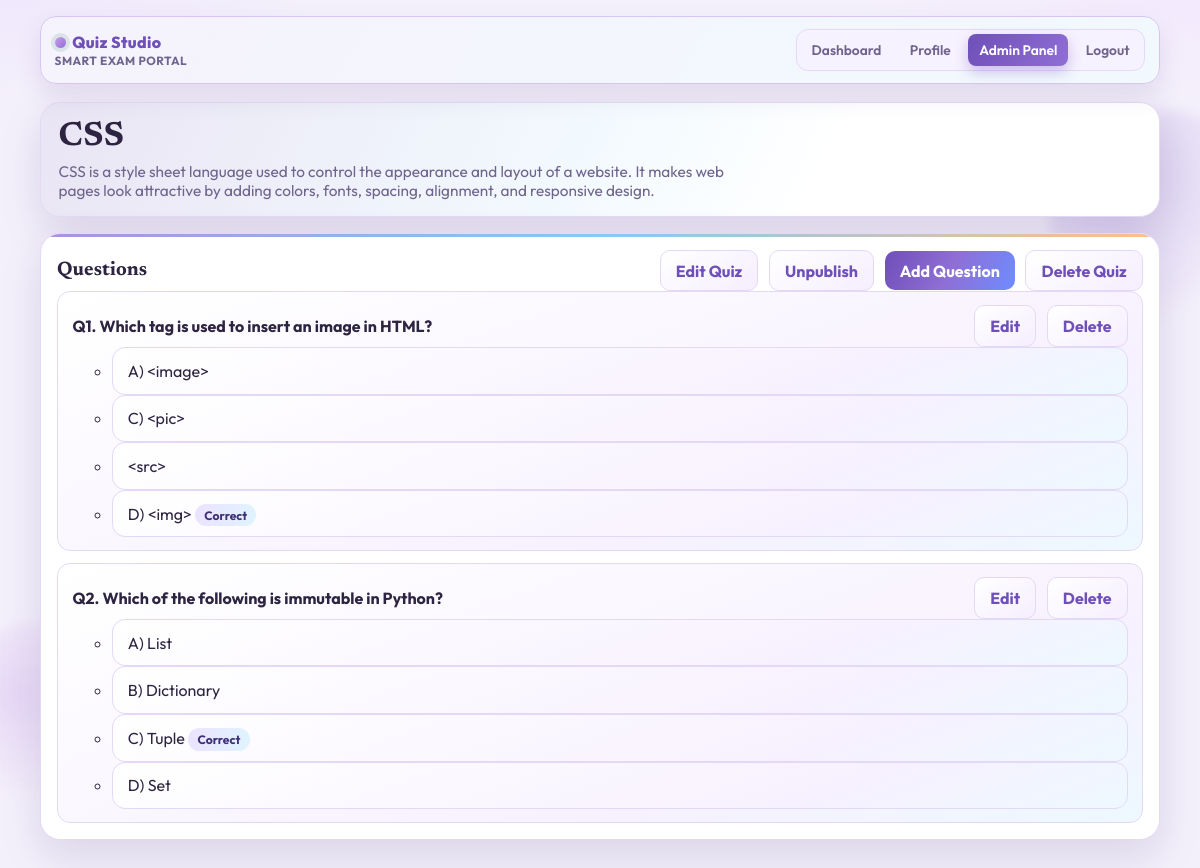
The page /admin-panel/quizzes/1/ (signed in) on the database its author committed.
### Quiz/models.py (models this page shows, shortened)
class Quiz(models.Model):
    title = models.CharField(max_length=200)
    description = models.TextField(blank=True)
    is_published = models.BooleanField(default=False)

class Question(models.Model):
    quiz = models.ForeignKey(Quiz, on_delete=models.CASCADE, related_name="questions")
    question = models.TextField()

class Option(models.Model):
    question = models.ForeignKey(Question, on_delete=models.CASCADE, related_name="options")
    option = models.CharField(max_length=300)
    is_correct = models.BooleanField(default=False)

### Quiz/views.py (the view)
# urls.py: path("admin-panel/quizzes/<int:quiz_id>/", views.admin_quiz_detail_view, name="admin_quiz_detail"),
@never_cache
def admin_quiz_detail_view(request, quiz_id):
    blocked = _require_staff(request)
    if blocked:
        return blocked
    quiz = get_object_or_404(Quiz.objects.prefetch_related("questions__options"), id=quiz_id)
    return render(request, "quiz/admin_quiz_detail.html", {"quiz": quiz})

### Quiz/views.py (called while the page is built)
def _require_staff(request):
    if not request.user.is_authenticated:
        return redirect("quiz:login")
    if not request.user.is_staff:
        messages.error(request, "Admin access required.")
        return redirect("quiz:dashboard")
    return None

### Quiz/templates/quiz/admin_quiz_detail.html (shortened to what this page needs)
{% extends "quiz/base.html" %}
{% block content %}
<section class="hero">
    <h1 class="title">{{ quiz.title }}</h1>
    <p class="subtitle">{{ quiz.description|default:"No description" }}</p>
</section>
<div class="card">
    <div class="row">
        <h3>Questions</h3>
        <div class="row">
            <a class="btn btn-secondary" href="{% url 'quiz:admin_quiz_edit' quiz.id %}">Edit Quiz</a>
            <form method="post" action="{% url 'quiz:admin_quiz_toggle_publish' quiz.id %}">
                {% if quiz.is_published %}
                    <button class="btn btn-secondary" type="submit">Unpublish</button>
                {% else %}
                    <button class="btn btn-primary" type="submit">Publish</button>
                {% endif %}
            </form>
            <a class="btn btn-primary" href="{% url 'quiz:admin_question_create' quiz.id %}">Add Question</a>
            <form method="post" action="{% url 'quiz:admin_quiz_delete' quiz.id %}" onsubmit="return confirm('Delete this quiz and all questions?');">
                <button class="btn btn-secondary" type="submit">Delete Quiz</button>
            </form>
        </div>
    </div>
    {% if quiz.questions.count %}
        <ul class="list">
            {% for question in quiz.questions.all %}
                <li>
                    <div class="row">
                        <strong>Q{{ forloop.counter }}. {{ question.question }}</strong>
                        <div class="row">
                            <a class="btn btn-secondary" href="{% url 'quiz:admin_question_edit' quiz.id question.id %}">Edit</a>
                            <form method="post" action="{% url 'quiz:admin_question_delete' quiz.id question.id %}" onsubmit="return confirm('Delete this question?');">
                                <button class="btn btn-secondary" type="submit">Delete</button>
                            </form>
                        </div>
                    </div>
                    <ul>
                        {% for opt in question.options.all %}
                            <li>
                                {{ opt.option }}
                                {% if opt.is_correct %}
                                    <span class="tag">Correct</span>
                                {% endif %}
                            </li>
                        {% empty %}
                            <li class="muted">No options added.</li>
                        {% endfor %}
                    </ul>
                </li>
            {% endfor %}
        </ul>
    {% else %}
        <p class="muted">No questions added yet.</p>
    {% endif %}
</div>
{% endblock %}

### Quiz/templates/quiz/base.html (style rules this page uses)
:root { --bg: #f4f0fb; --paper: #ffffff; --paper-soft: #faf7ff; --ink: #2d2441; --muted: #6f648d; --line: #e3d9f4; --brand: #8f6ed5; --brand-2: #6f4fb8; --accent: #c89eea; --accent-2: #5ab9f3; --accent-3: #ffa95e; --danger: #b33131; --success-bg: #f0eaff; --success-text: #5e3ca2; --warning-bg: #fff3fb; --warning-text: #8e4e89; --info-bg: #efe9ff; --info-text: #5741a4; --danger-bg: #ffeaea; --radius-lg: 20px; --radius-md: 12px; --shadow: 0 16px 42px rgba(62, 41, 112, 0.14); }
* { box-sizing: border-box; }
body { margin: 0; font-family: "Outfit", sans-serif; color: var(--ink); background: radial-gradient(900px 400px at -10% -15%, #e8ddff 0%, transparent 60%), radial-gradient(760px 260px at 110% -8%, #f2e5ff 0%, transparent 68%), var(--bg); min-height: 100vh; position: relative; overflow-x: hidden; }
body::before, body::after { content: ""; position: fixed; border-radius: 50%; filter: blur(6px); z-index: -1; animation: floaty 8s ease-in-out infinite; }
body::before { width: 220px; height: 220px; right: -70px; top: 110px; background: radial-gradient(circle at 30% 30%, rgba(143, 110, 213, 0.28), transparent 70%); }
body::after { width: 180px; height: 180px; left: -50px; bottom: 70px; background: radial-gradient(circle at 40% 40%, rgba(200, 158, 234, 0.3), transparent 70%); animation-delay: 1.5s; }
.hero { border: 1px solid var(--line); border-radius: var(--radius-lg); padding: 1rem 1.1rem; background: linear-gradient(115deg, rgba(111, 79, 184, 0.15), rgba(90, 185, 243, 0.08) 48%, transparent 70%), var(--paper); box-shadow: var(--shadow); margin-bottom: 1rem; animation: lift 0.45s ease; }
.title { margin: 0; font-size: clamp(1.5rem, 3.5vw, 2.1rem); line-height: 1.08; font-family: "Newsreader", serif; letter-spacing: 0.01em; }
.subtitle { margin: 0.4rem 0 0; color: var(--muted); font-size: 0.96rem; max-width: 68ch; }
.card { background: var(--paper); border: 1px solid var(--line); border-radius: var(--radius-lg); padding: 1rem; margin-bottom: 1rem; box-shadow: var(--shadow); animation: lift 0.45s ease; position: relative; overflow: hidden; }
.card::before { content: ""; position: absolute; top: 0; left: 0; width: 100%; height: 3px; background: linear-gradient(90deg, var(--brand), var(--accent-2), var(--accent-3)); opacity: 0.75; }
.card h3 { margin: 0; font-family: "Newsreader", serif; font-size: 1.22rem; }
.btn { border: 0; border-radius: 10px; padding: 0.62rem 0.95rem; font: inherit; font-weight: 700; cursor: pointer; text-decoration: none; display: inline-flex; align-items: center; justify-content: center; gap: 0.35rem; transition: 0.2s ease; position: relative; overflow: hidden; }
.btn-primary { color: #fff; background: linear-gradient(115deg, var(--brand-2), var(--brand), #6e8dff); }
.btn-primary::after { content: ""; position: absolute; inset: 0 auto 0 -130%; width: 50%; background: linear-gradient(120deg, transparent, rgba(255, 255, 255, 0.3), transparent); transform: skewX(-20deg); transition: left 0.45s ease; }
.btn-secondary { color: var(--brand-2); border: 1px solid var(--line); background: linear-gradient(145deg, #ffffff, #f5eeff); }
.row { display: flex; align-items: center; justify-content: space-between; gap: 0.65rem; flex-wrap: wrap; }
.list { margin: 0; padding: 0; list-style: none; display: grid; gap: 0.75rem; }
.list li { border: 1px solid var(--line); border-radius: 13px; padding: 0.8rem 0.9rem; background: linear-gradient(160deg, #ffffff, #f7f1ff 70%, #edf8ff); transition: transform 0.2s ease, box-shadow 0.2s ease; }
.tag { border-radius: 999px; font-size: 0.76rem; font-weight: 700; padding: 0.24rem 0.58rem; color: #3f2f76; background: linear-gradient(90deg, #ece3ff, #dff3ff); }
.content > *:nth-child(1) { animation-delay: 0.02s; }
.content > *:nth-child(2) { animation-delay: 0.08s; }

### rows shown on the page
Quiz: title "CSS", description "CSS is a style sheet language used to control the appearance and layout of a website. It makes web pages look attractive by adding colors, fonts, spacing, alignment, and responsive design."
Question: question "Which tag is used to insert an image in HTML?"
Option: option "A) <image>"
Option: option "C) <pic>"
Option: option "<src>"
Option: option "D) <img>", is_correct "Correct"
Question: question "Which of the following is immutable in Python?"
Option: option "A) List"
Option: option "B) Dictionary"
Option: option "C) Tuple", is_correct "Correct"
Option: option "D) Set"
